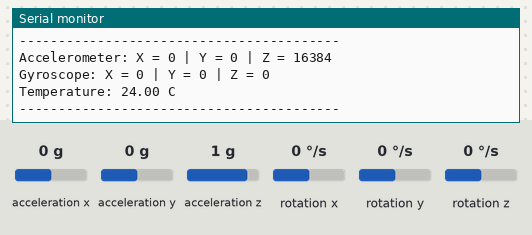
Recording of a sketch running on a simulated ESP32. Shown: the last lines printed to the serial monitor. Wiring (inferred from the names in the program): MPU-6050 motion sensor at I2C address 0x68. The test bench sets the inputs (shaded band); at power-on: acceleration x 0 g, acceleration y 0 g, acceleration z 1 g, rotation x 0 °/s, rotation y 0 °/s, rotation z 0 °/s.

Above: at 1.3 s.
1.4 s: acceleration x set to -1.4 g
2.9 s: acceleration y set to -1.4 g
4.4 s: acceleration z set to -1.4 g
5.9 s: rotation x set to -192 °/s
At 6.5 s:
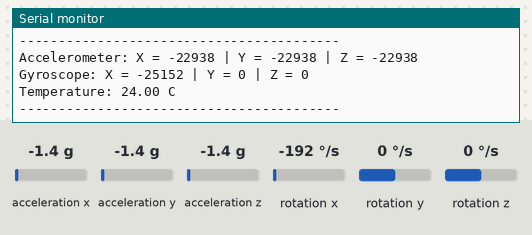
7.4 s: rotation y set to -192 °/s
At 8.1 s:
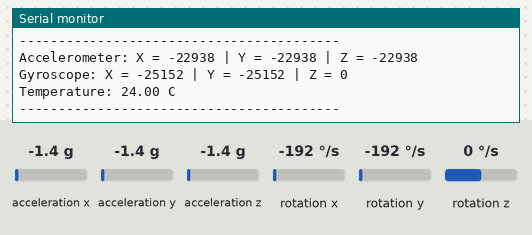

The sketch:

MPU6050_test.ino
```cpp
#include <Wire.h>

// ESP32 I2C Pins
#define I2C_SDA 21
#define I2C_SCL 23

const int MPU_ADDR = 0x68; // I2C address of the MPU-6050
int16_t AcX, AcY, AcZ, Tmp, GyX, GyY, GyZ;

void setup() {
  Serial.begin(115200);

  // Initialize I2C with specific pins for ESP32
  Wire.begin(I2C_SDA, I2C_SCL);

  Serial.println("Initializing I2C and waking up MPU6050...");

  // Wake up MPU6050
  Wire.beginTransmission(MPU_ADDR);
  Wire.write(0x6B);  // PWR_MGMT_1 register
  Wire.write(0);     // set to zero (wakes up the MPU-6050)
  byte status = Wire.endTransmission(true);

  if (status == 0) {
    Serial.println("MPU6050 connected successfully!");
  } else {
    Serial.println("Could not connect to MPU6050.");
    Serial.print("I2C Error Code: ");
    Serial.println(status);
    Serial.println("Please check your wiring (VCC to 3.3V, GND, SDA to 21, SCL to 22).");
    while(1); // Halt execution
  }
}

void loop() {
  Wire.beginTransmission(MPU_ADDR);
  Wire.write(0x3B);  // starting with register 0x3B (ACCEL_XOUT_H)
  Wire.endTransmission(false);

  // Request 14 registers (2 for each axis of accel, temp, and gyro)
  Wire.requestFrom(MPU_ADDR, 14, true);

  if (Wire.available() == 14) {
    // Read registers sequentially
    AcX = Wire.read()<<8 | Wire.read();
    AcY = Wire.read()<<8 | Wire.read();
    AcZ = Wire.read()<<8 | Wire.read();
    Tmp = Wire.read()<<8 | Wire.read();
    GyX = Wire.read()<<8 | Wire.read();
    GyY = Wire.read()<<8 | Wire.read();
    GyZ = Wire.read()<<8 | Wire.read();

    // Print out raw values
    Serial.print("Accelerometer: ");
    Serial.print("X = "); Serial.print(AcX);
    Serial.print(" | Y = "); Serial.print(AcY);
    Serial.print(" | Z = "); Serial.println(AcZ);

    Serial.print("Gyroscope: ");
    Serial.print("X = "); Serial.print(GyX);
    Serial.print(" | Y = "); Serial.print(GyY);
    Serial.print(" | Z = "); Serial.println(GyZ);

    // Convert raw temperature to Celsius
    Serial.print("Temperature: ");
    Serial.print(Tmp / 340.00 + 36.53); Serial.println(" C");
    Serial.println("-----------------------------------------");
  }

  delay(500); // Wait half a second before next reading
}
```

Measured:
- after the input at 5.9 s, the serial monitor: prints a new line after 0.21 s (image 1)
- after the input at 7.4 s, the serial monitor: prints a new line after 0.24 s (image 2)
